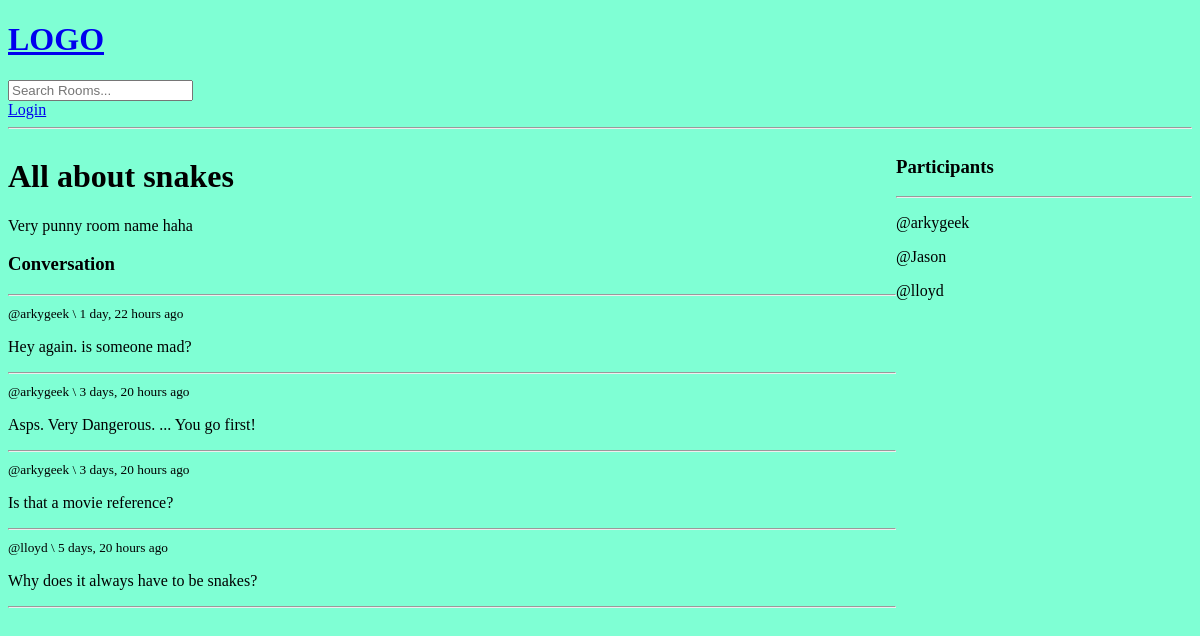
Before: /room/8/ with the older database file.
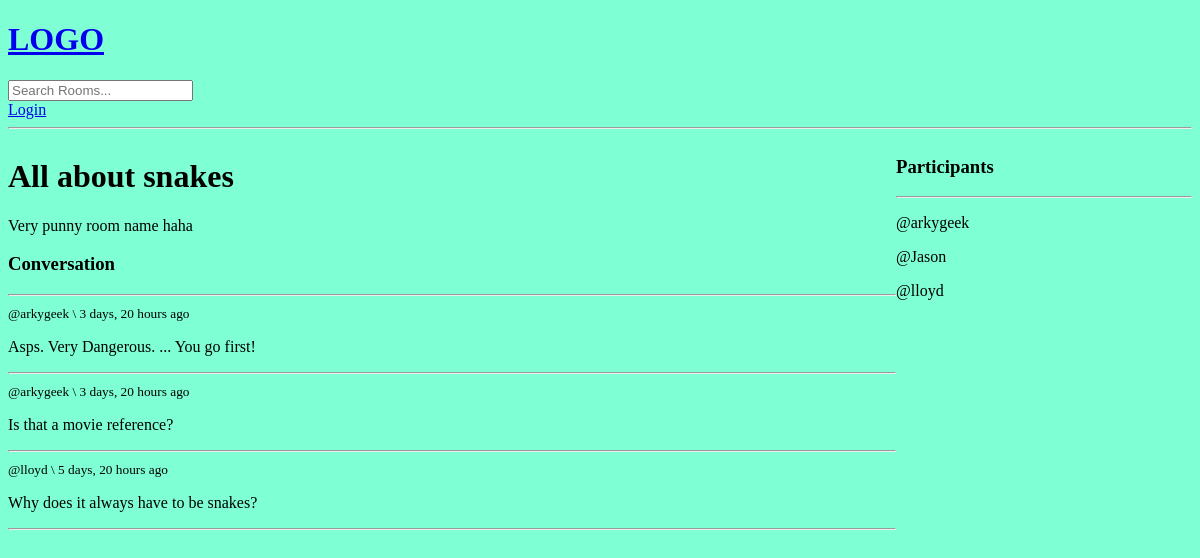
After: the same page with the newer database file.
### base/models.py (models this page shows, shortened)
class Message(models.Model):
    user = models.ForeignKey(User, on_delete=models.CASCADE)
    room = models.ForeignKey(Room, on_delete=models.CASCADE)
    body = models.TextField()
    updated = models.DateTimeField(auto_now=True)
    created = models.DateTimeField(auto_now_add=True)
    class Meta:
        ordering = ['-updated', '-created']

### base/views.py (the view, shortened to what this page needs)
# urls.py: path('room/<str:pk>/', views.room, name="room"),
def room(request, pk):
    room = Room.objects.get(id=pk)
    room_messages = room.message_set.all()
    participants = room.participants.all()
    context = { # this is the dictionary we pass to the function
      'room': room,
      'room_messages': room_messages,
      'participants' : participants,
    }
    return render(request, 'base/room.html', context)

### base/templates/base/room.html (shortened to what this page needs)
{% extends 'main.html' %}
{% block content %}
  <div class="room-container">
    <div>
      <h1>{{room.name}}</h1>
      <p>{{room.description}}</p>
      <div class="comment-wrapper">
        <h3>Conversation</h3>
        <hr/>
        {% for message in room_messages %}
          <div>
            <small>
              @{{message.user}}  \
              {{message.created|timesince}} ago
            </small>
            <p>
              {{ message.body }}
            </p>
            <hr>
          </div>
        {% endfor %}
      </div>
    </div>
    <div>
      <h3>Participants</h3>
      <hr>
      {% for user in participants %}
        <div>
          <p>@{{user.username}}</p>
        </div>
      {% endfor %}
    </div>
  </div>
{% endblock content%}

Changed rows visible on the page:
removed Message: user "arkygeek", created "1 day, 22 hours", body "Hey again. is someone mad?"
